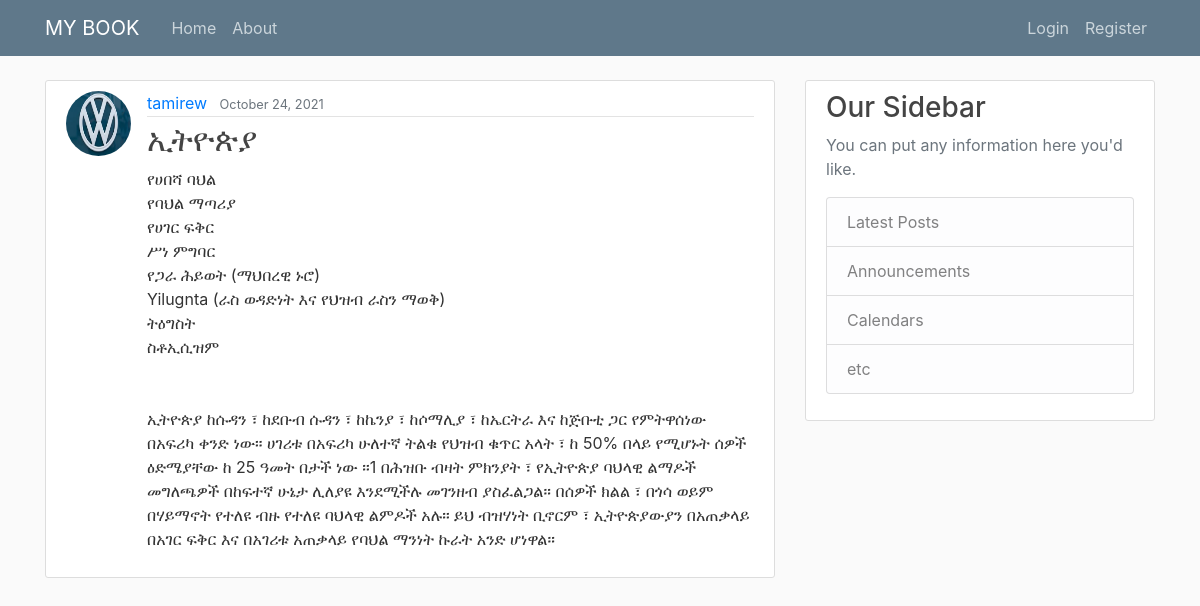
The app's page /post/4/ with its own data.
### blog/models.py (models this page shows, shortened)
class Post(models.Model):
    title = models.CharField(max_length=100)
    content = models.TextField()
    date_posted = models.DateTimeField(default=timezone.now)
    author = models.ForeignKey(User, on_delete=models.CASCADE)

### users/models.py (models this page shows, shortened)
class Profile(models.Model):
    user = models.OneToOneField(User, on_delete=models.CASCADE)
    image = models.ImageField(default='default.jpg', upload_to='profile_pics')

### blog/views.py (the view)
# urls.py: path('post/<int:pk>/', PostDetailView.as_view(), name='post-detail'),
class PostDetailView(DetailView):
    model = Post

### blog/templates/blog/post_detail.html (shortened to what this page needs)
{% extends "blog/base.html" %}
{% block content %}
  <article class="media content-section">
    <img class="rounded-circle article-img" src="{{ object.author.profile.image.url }}">
    <div class="media-body">
      <div class="article-metadata">
        <a class="mr-2" href="#">{{ object.author }}</a>
        <small class="text-muted">{{ object.date_posted|date:"F d, Y" }}</small>
      </div>
      <h2 class="article-title">{{ object.title }}</h2>
      <p class="article-content">{{ object.content }}</p>
    </div>
  </article>
{% endblock content %}

### blog/static/blog/main.css (style rules this page uses)
body { background: #fafafa; color: #333333; margin-top: 5rem; }
h1, h2, h3, h4, h5, h6 { color: #444444; }
.content-section { background: #ffffff; padding: 10px 20px; border: 1px solid #dddddd; border-radius: 3px; margin-bottom: 20px; }
.article-title { color: #444444; }
.article-content { white-space: pre-line; }
.article-img { height: 65px; width: 65px; margin-right: 16px; }
.article-metadata { padding-bottom: 1px; margin-bottom: 4px; border-bottom: 1px solid #e3e3e3 }

### records on screen
Post: author.profile.image (picture), author "tamirew", date_posted "October 24, 2021", title "ኢትዮጵያ", content "የሀበሻ ባህል የባህል ማጣሪያ የሀገር ፍቅር ሥነ ምግባር የጋራ ሕይወት (ማህበረዊ ኑሮ) Yilugnta (ራስ ወዳድነት እና የህዝብ ራስን ማወቅ) ትዕግስት ስቶኢሲዝም ኢትዮጵያ ከሱዳን ፣ ከደቡብ ሱዳን ፣ ከኬንያ ፣ ከሶማሊያ ፣ ከኤርትራ እና ከጅቡቲ ጋር የምትዋሰነው በአፍሪካ ቀንድ ነው። ሀገሪቱ በአፍሪካ ሁለተኛ ትልቁ የህዝብ ቁጥር አላት ፣ ከ 50% በላይ የሚሆኑት ሰዎች ዕድሜያቸው ከ 25 ዓመት በታች ነው ።1 በሕዝቡ ብዛት ምክንያት ፣ የኢትዮጵያ ባህላዊ ልማዶች መግለጫዎች በከፍተኛ ሁኔታ ሊለያዩ እንደሚችሉ መገንዘብ ያስፈልጋል። በሰዎች ክልል ፣ በጎሳ ወይም በሃይማኖት የተለዩ ብዙ የተለዩ ባህላዊ ልምዶች አሉ። ይህ ብዝሃነት ቢኖርም ፣ ኢትዮጵያውያን በአጠቃላይ በአገር ፍቅር እና በአገሪቱ አጠቃላይ የባህል ማንነት ኩራት አንድ ሆነዋል።"
